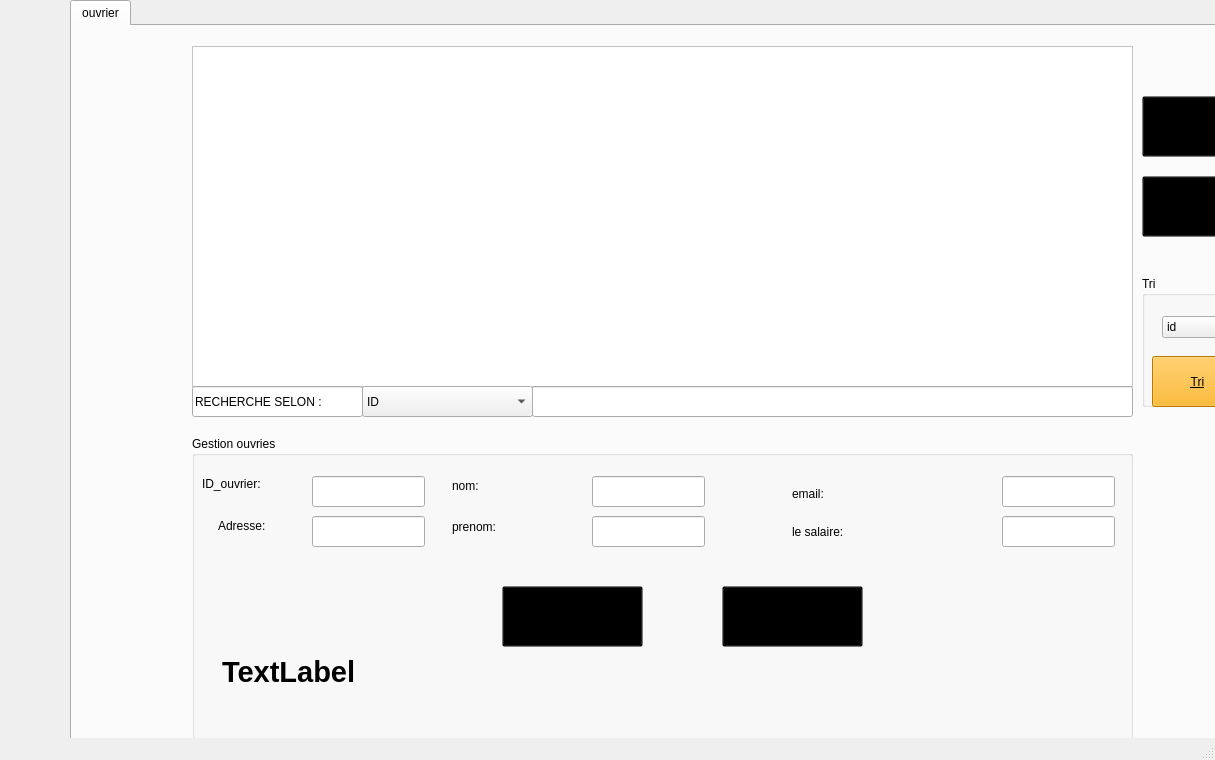
<?xml version="1.0" encoding="UTF-8"?>
<ui version="4.0">
 <class>MainWindow</class>
 <widget class="QMainWindow" name="MainWindow">
  <property name="geometry">
   <rect>
    <x>0</x>
    <y>0</y>
    <width>1215</width>
    <height>760</height>
   </rect>
  </property>
  <property name="windowTitle">
   <string>MainWindow</string>
  </property>
  <widget class="QWidget" name="centralwidget">
   <widget class="QTabWidget" name="tabWidget">
    <property name="geometry">
     <rect>
      <x>70</x>
      <y>0</y>
      <width>1201</width>
      <height>771</height>
     </rect>
    </property>
    <property name="autoFillBackground">
     <bool>false</bool>
    </property>
    <property name="styleSheet">
     <string notr="true"/>
    </property>
    <property name="currentIndex">
     <number>0</number>
    </property>
    <property name="tabBarAutoHide">
     <bool>false</bool>
    </property>
    <widget class="QWidget" name="tab">
     <attribute name="icon">
      <iconset>
       <normaloff>:/new/prefix1/img/fournisseur-icone-png-removebg-preview.png</normaloff>:/new/prefix1/img/fournisseur-icone-png-removebg-preview.png</iconset>
     </attribute>
     <attribute name="title">
      <string>ouvrier</string>
     </attribute>
     <widget class="QTableView" name="tv_afficher">
      <property name="geometry">
       <rect>
        <x>120</x>
        <y>20</y>
        <width>941</width>
        <height>341</height>
       </rect>
      </property>
      <property name="styleSheet">
       <string notr="true">background-color:white;</string>
      </property>
     </widget>
     <widget class="QGroupBox" name="groupBox">
      <property name="geometry">
       <rect>
        <x>120</x>
        <y>410</y>
        <width>941</width>
        <height>331</height>
       </rect>
      </property>
      <property name="title">
       <string>Gestion ouvries</string>
      </property>
      <widget class="QLabel" name="label">
       <property name="geometry">
        <rect>
         <x>10</x>
         <y>40</y>
         <width>101</width>
         <height>16</height>
        </rect>
       </property>
       <property name="styleSheet">
        <string notr="true">font: 11pt &quot;MS Shell Dlg 2&quot;;</string>
       </property>
       <property name="text">
        <string>ID_ouvrier:</string>
       </property>
      </widget>
      <widget class="QLabel" name="label_2">
       <property name="geometry">
        <rect>
         <x>26</x>
         <y>80</y>
         <width>71</width>
         <height>20</height>
        </rect>
       </property>
       <property name="styleSheet">
        <string notr="true">font: 11pt &quot;MS Shell Dlg 2&quot;;</string>
       </property>
       <property name="text">
        <string>Adresse:</string>
       </property>
      </widget>
      <widget class="QLabel" name="label_3">
       <property name="geometry">
        <rect>
         <x>260</x>
         <y>40</y>
         <width>81</width>
         <height>20</height>
        </rect>
       </property>
       <property name="styleSheet">
        <string notr="true">font: 11pt &quot;MS Shell Dlg 2&quot;;</string>
       </property>
       <property name="text">
        <string>nom:</string>
       </property>
      </widget>
      <widget class="QLabel" name="label_6">
       <property name="geometry">
        <rect>
         <x>260</x>
         <y>80</y>
         <width>61</width>
         <height>21</height>
        </rect>
       </property>
       <property name="styleSheet">
        <string notr="true">font: 11pt &quot;MS Shell Dlg 2&quot;;</string>
       </property>
       <property name="text">
        <string>prenom:</string>
       </property>
      </widget>
      <widget class="QLineEdit" name="le_id_ouvrier">
       <property name="geometry">
        <rect>
         <x>120</x>
         <y>40</y>
         <width>113</width>
         <height>31</height>
        </rect>
       </property>
       <property name="styleSheet">
        <string notr="true"/>
       </property>
      </widget>
      <widget class="QLineEdit" name="le_adresse_o">
       <property name="geometry">
        <rect>
         <x>120</x>
         <y>80</y>
         <width>113</width>
         <height>31</height>
        </rect>
       </property>
      </widget>
      <widget class="QLineEdit" name="le_nom_o">
       <property name="geometry">
        <rect>
         <x>400</x>
         <y>40</y>
         <width>113</width>
         <height>31</height>
        </rect>
       </property>
      </widget>
      <widget class="QLineEdit" name="le_prenom_o">
       <property name="geometry">
        <rect>
         <x>400</x>
         <y>80</y>
         <width>113</width>
         <height>31</height>
        </rect>
       </property>
      </widget>
      <widget class="QLabel" name="label_9">
       <property name="geometry">
        <rect>
         <x>600</x>
         <y>50</y>
         <width>191</width>
         <height>16</height>
        </rect>
       </property>
       <property name="styleSheet">
        <string notr="true">font: 11pt &quot;MS Shell Dlg 2&quot;;</string>
       </property>
       <property name="text">
        <string>email:</string>
       </property>
      </widget>
      <widget class="QLabel" name="label_10">
       <property name="geometry">
        <rect>
         <x>600</x>
         <y>80</y>
         <width>201</width>
         <height>31</height>
        </rect>
       </property>
       <property name="styleSheet">
        <string notr="true">font: 11pt &quot;MS Shell Dlg 2&quot;;</string>
       </property>
       <property name="text">
        <string>le salaire:</string>
       </property>
      </widget>
      <widget class="QPushButton" name="pb_ajouter">
       <property name="geometry">
        <rect>
         <x>310</x>
         <y>150</y>
         <width>141</width>
         <height>61</height>
        </rect>
       </property>
       <property name="toolTip">
        <string>ajouter</string>
       </property>
       <property name="styleSheet">
        <string notr="true">background-color: transparent;
border-color:transparent;</string>
       </property>
       <property name="text">
        <string>ajouter</string>
       </property>
       <property name="icon">
        <iconset>
         <normaloff>:/new/prefix1/images/add-list-64.png</normaloff>:/new/prefix1/images/add-list-64.png</iconset>
       </property>
       <property name="iconSize">
        <size>
         <width>40</width>
         <height>40</height>
        </size>
       </property>
      </widget>
      <widget class="QPushButton" name="pb_modifier">
       <property name="geometry">
        <rect>
         <x>530</x>
         <y>150</y>
         <width>141</width>
         <height>61</height>
        </rect>
       </property>
       <property name="toolTip">
        <string>modifier</string>
       </property>
       <property name="styleSheet">
        <string notr="true">background-color: transparent;
border-color:transparent;</string>
       </property>
       <property name="text">
        <string>modifier</string>
       </property>
       <property name="icon">
        <iconset>
         <normaloff>:/new/prefix1/images/edit-property-64.png</normaloff>:/new/prefix1/images/edit-property-64.png</iconset>
       </property>
       <property name="iconSize">
        <size>
         <width>40</width>
         <height>40</height>
        </size>
       </property>
      </widget>
      <widget class="QLineEdit" name="le_email_o">
       <property name="geometry">
        <rect>
         <x>810</x>
         <y>40</y>
         <width>113</width>
         <height>31</height>
        </rect>
       </property>
      </widget>
      <widget class="QLineEdit" name="le_salaire_o">
       <property name="geometry">
        <rect>
         <x>810</x>
         <y>80</y>
         <width>113</width>
         <height>31</height>
        </rect>
       </property>
      </widget>
      <widget class="QLabel" name="label2">
       <property name="geometry">
        <rect>
         <x>30</x>
         <y>150</y>
         <width>311</width>
         <height>171</height>
        </rect>
       </property>
       <property name="font">
        <font>
         <pointsize>22</pointsize>
         <weight>75</weight>
         <bold>true</bold>
        </font>
       </property>
       <property name="text">
        <string>TextLabel</string>
       </property>
      </widget>
     </widget>
     <widget class="QPushButton" name="pb_afficher">
      <property name="geometry">
       <rect>
        <x>1070</x>
        <y>150</y>
        <width>111</width>
        <height>61</height>
       </rect>
      </property>
      <property name="toolTip">
       <string>AFFICHER</string>
      </property>
      <property name="styleSheet">
       <string notr="true">background-color: transparent;
border-color:transparent;</string>
      </property>
      <property name="text">
       <string>afficher</string>
      </property>
      <property name="icon">
       <iconset>
        <normaloff>:/new/prefix1/images/pages-3-64.png</normaloff>:/new/prefix1/images/pages-3-64.png</iconset>
      </property>
      <property name="iconSize">
       <size>
        <width>35</width>
        <height>35</height>
       </size>
      </property>
     </widget>
     <widget class="QPushButton" name="pb_supprimer">
      <property name="geometry">
       <rect>
        <x>1070</x>
        <y>70</y>
        <width>111</width>
        <height>61</height>
       </rect>
      </property>
      <property name="styleSheet">
       <string notr="true">background-color: transparent;
border-color:transparent;</string>
      </property>
      <property name="text">
       <string>supprimer</string>
      </property>
      <property name="icon">
       <iconset>
        <normaloff>:/new/prefix1/images/delete-property-64.png</normaloff>:/new/prefix1/images/delete-property-64.png</iconset>
      </property>
      <property name="iconSize">
       <size>
        <width>35</width>
        <height>35</height>
       </size>
      </property>
     </widget>
     <widget class="QLineEdit" name="le_supp">
      <property name="geometry">
       <rect>
        <x>370</x>
        <y>170</y>
        <width>113</width>
        <height>22</height>
       </rect>
      </property>
     </widget>
     <widget class="QComboBox" name="trecherchec">
      <property name="geometry">
       <rect>
        <x>290</x>
        <y>360</y>
        <width>171</width>
        <height>31</height>
       </rect>
      </property>
      <item>
       <property name="text">
        <string>ID</string>
       </property>
      </item>
      <item>
       <property name="text">
        <string>nom</string>
       </property>
      </item>
      <item>
       <property name="text">
        <string>prenom</string>
       </property>
      </item>
      <item>
       <property name="text">
        <string>adresse</string>
       </property>
      </item>
      <item>
       <property name="text">
        <string>email</string>
       </property>
      </item>
      <item>
       <property name="text">
        <string>salaire</string>
       </property>
      </item>
     </widget>
     <widget class="QLineEdit" name="trecherchelt">
      <property name="geometry">
       <rect>
        <x>460</x>
        <y>360</y>
        <width>601</width>
        <height>31</height>
       </rect>
      </property>
     </widget>
     <widget class="QLineEdit" name="trecherchelt_2">
      <property name="geometry">
       <rect>
        <x>120</x>
        <y>360</y>
        <width>171</width>
        <height>31</height>
       </rect>
      </property>
      <property name="text">
       <string>RECHERCHE SELON :</string>
      </property>
     </widget>
     <widget class="QGroupBox" name="groupBox_2">
      <property name="geometry">
       <rect>
        <x>1070</x>
        <y>250</y>
        <width>120</width>
        <height>131</height>
       </rect>
      </property>
      <property name="title">
       <string>Tri</string>
      </property>
      <widget class="QComboBox" name="tri">
       <property name="geometry">
        <rect>
         <x>20</x>
         <y>40</y>
         <width>73</width>
         <height>22</height>
        </rect>
       </property>
       <item>
        <property name="text">
         <string>id</string>
        </property>
       </item>
       <item>
        <property name="text">
         <string>nom</string>
        </property>
       </item>
       <item>
        <property name="text">
         <string>salaire</string>
        </property>
       </item>
      </widget>
      <widget class="QToolButton" name="toolButton">
       <property name="geometry">
        <rect>
         <x>10</x>
         <y>80</y>
         <width>91</width>
         <height>51</height>
        </rect>
       </property>
       <property name="styleSheet">
        <string notr="true">background-color: rgb(255, 170, 0);
text-decoration: underline;
font: 75 14pt &quot;MS Shell Dlg 2&quot;;</string>
       </property>
       <property name="text">
        <string>Tri</string>
       </property>
      </widget>
     </widget>
     <zorder>le_supp</zorder>
     <zorder>tv_afficher</zorder>
     <zorder>groupBox</zorder>
     <zorder>pb_afficher</zorder>
     <zorder>pb_supprimer</zorder>
     <zorder>trecherchec</zorder>
     <zorder>trecherchelt</zorder>
     <zorder>trecherchelt_2</zorder>
     <zorder>groupBox_2</zorder>
    </widget>
   </widget>
  </widget>
  <widget class="QMenuBar" name="menubar">
   <property name="geometry">
    <rect>
     <x>0</x>
     <y>0</y>
     <width>1215</width>
     <height>26</height>
    </rect>
   </property>
  </widget>
  <widget class="QStatusBar" name="statusbar"/>
 </widget>
 <resources/>
 <connections/>
</ui>
